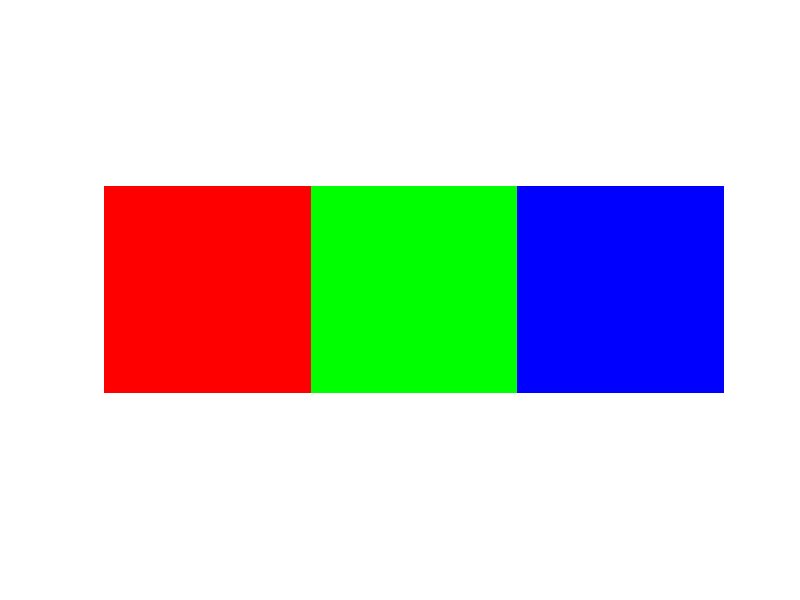
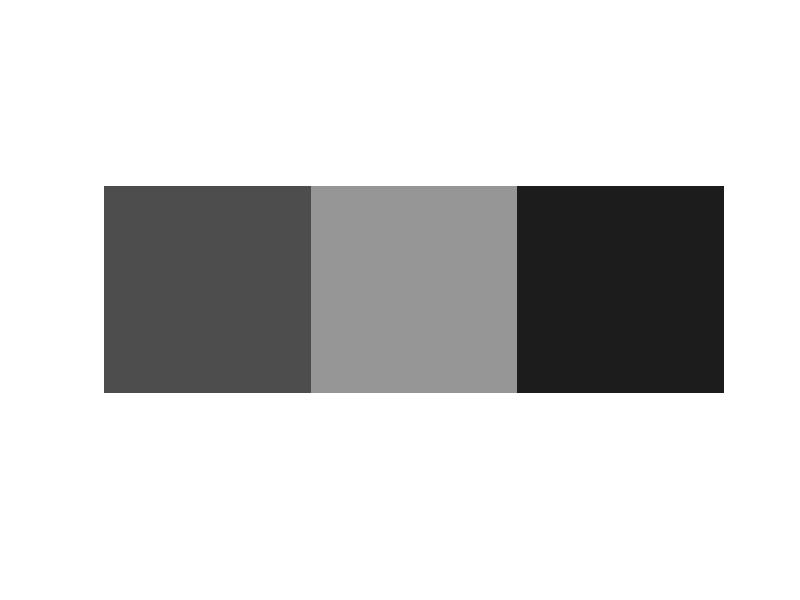

Write MATLAB code to recreate these figures, in order. (Note: this script raises an error after producing the figures.)
% color_03 [script]

clc, clear, close all

m = ones(64).*255;
z = zeros(64);
r = cat(3,m,z,z); g = cat(3,z,m,z); b = cat(3,z,z,m);
rgb1 = uint8([r g b]); figure; imshow(rgb1);
gray1 = rgb2gray(rgb1); figure; imshow(gray1);

% Imagem: http://www.robots.ox.ac.uk/~vgg/data/
%         flowers/102/index.html
rgb2 = imread('image_03341.jpg'); figure, imshow(rgb2);
gray2 = rgb2gray(rgb2); figure; imshow(gray2);

% imwrite(rgb1, 'color_03_rgb1.png');
% imwrite(gray1, 'color_03_gray1.png');
% imwrite(gray2, 'color_03_gray2.png');